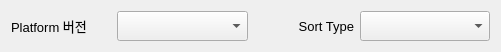
     <widget class="QWidget" name="horizontalLayoutWidget_10">
      <property name="geometry">
       <rect>
        <x>30</x>
        <y>20</y>
        <width>501</width>
        <height>32</height>
       </rect>
      </property>
      <property name="font">
       <font>
        <family>Arial</family>
        <pointsize>11</pointsize>
       </font>
      </property>
      <layout class="QHBoxLayout" name="horizontalLayout_2">
       <item>
        <widget class="QLabel" name="label_14">
         <property name="minimumSize">
          <size>
           <width>0</width>
           <height>0</height>
          </size>
         </property>
         <property name="maximumSize">
          <size>
           <width>100</width>
           <height>16777215</height>
          </size>
         </property>
         <property name="font">
          <font>
           <family>Arial</family>
           <pointsize>10</pointsize>
          </font>
         </property>
         <property name="text">
          <string>Platform 버전</string>
         </property>
        </widget>
       </item>
       <item>
        <widget class="QComboBox" name="platformCombo">
         <property name="minimumSize">
          <size>
           <width>0</width>
           <height>30</height>
          </size>
         </property>
         <property name="maximumSize">
          <size>
           <width>16777215</width>
           <height>16777215</height>
          </size>
         </property>
         <property name="font">
          <font>
           <family>Arial</family>
           <pointsize>10</pointsize>
          </font>
         </property>
        </widget>
       </item>
       <item>
        <widget class="QLabel" name="label_17">
         <property name="minimumSize">
          <size>
           <width>0</width>
           <height>0</height>
          </size>
         </property>
         <property name="maximumSize">
          <size>
           <width>100</width>
           <height>16777215</height>
          </size>
         </property>
         <property name="font">
          <font>
           <family>Arial</family>
           <pointsize>10</pointsize>
          </font>
         </property>
         <property name="layoutDirection">
          <enum>Qt::LeftToRight</enum>
         </property>
         <property name="text">
          <string>Sort Type</string>
         </property>
         <property name="alignment">
          <set>Qt::AlignRight|Qt::AlignTrailing|Qt::AlignVCenter</set>
         </property>
        </widget>
       </item>
       <item>
        <widget class="QComboBox" name="displayTypeCombo">
         <property name="minimumSize">
          <size>
           <width>0</width>
           <height>0</height>
          </size>
         </property>
         <property name="maximumSize">
          <size>
           <width>16777215</width>
           <height>30</height>
          </size>
         </property>
         <property name="font">
          <font>
           <family>Arial</family>
           <pointsize>10</pointsize>
          </font>
         </property>
        </widget>
       </item>
      </layout>
     </widget>
